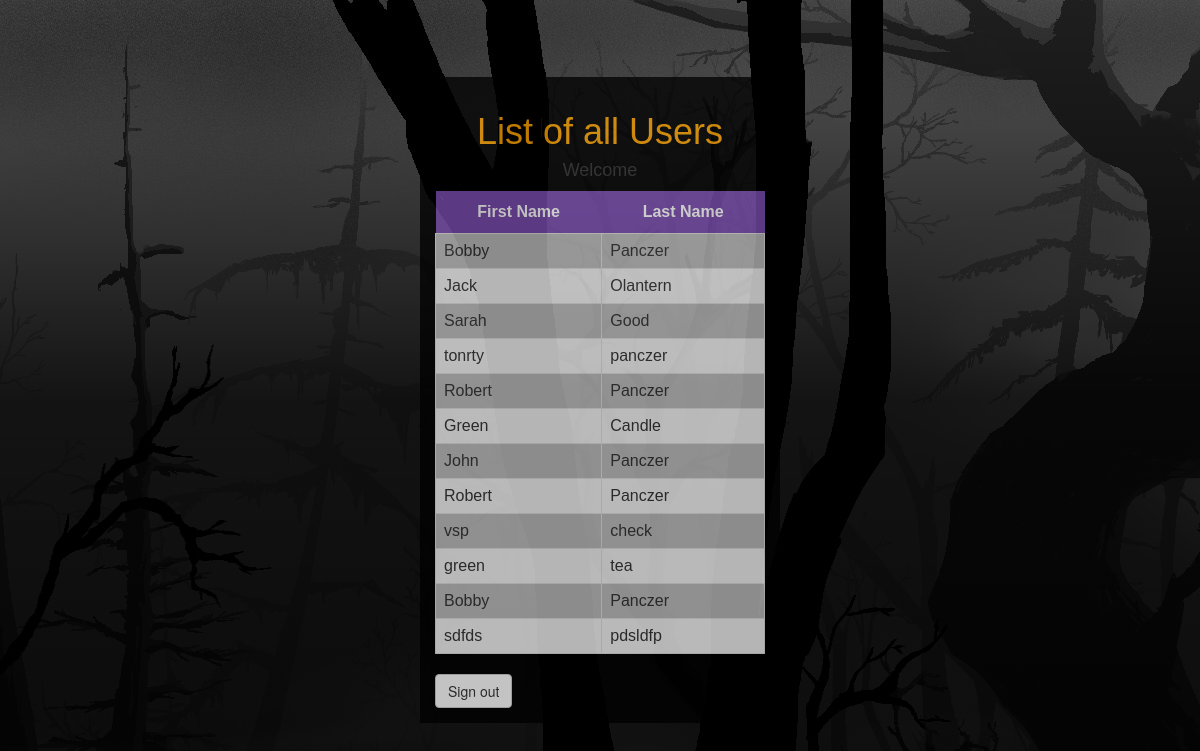
/displayHome, run on an earlier commit of the app's database.
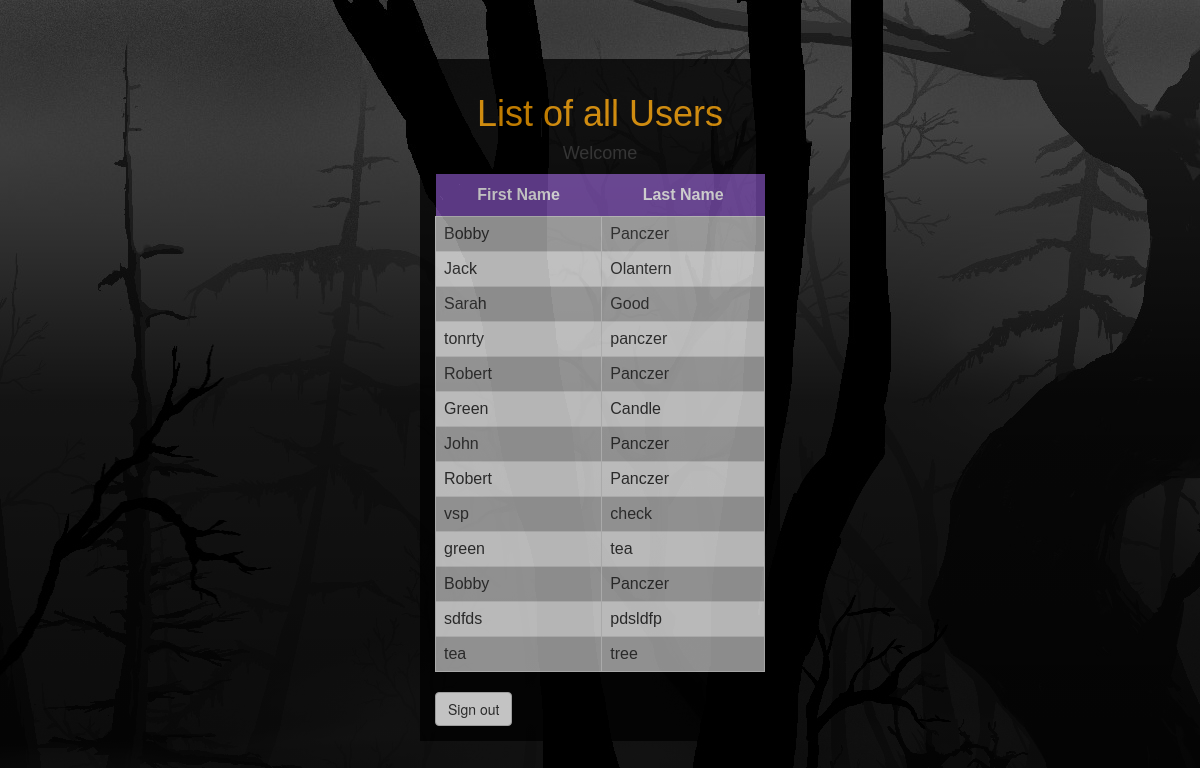
And on a later commit of the database.
### tables this page shows
CREATE TABLE [app_users](
    [username] VARCHAR(150), 
    [firstname] VARCHAR(150), 
    [lastname] VARCHAR(150));

### main.py (the view)
@app.route("/displayHome")
def displayHome():
    userlist = db.connectdb()
    return render_template("home.html", userlist=userlist)

### database.py (called while the page is built)
def connectdb():
    conn = sql.connect('users.db')
    c = conn.cursor()
    qry = "SELECT firstname, lastname FROM app_users"
    c.execute(qry)
    userlist = c.fetchall()
    return userlist

### templates/home.html (shortened to what this page needs)
<html>
        <head>
            <link rel="stylesheet" href="../static/css/bootstrap.css">
            <link rel="stylesheet" type="text/css" href="../static/css/main.css">
        </head>
        <body>
        <div class="Aligner">
            <div class="Aligner-item Aligner-item-style">
                <h1>List of all Users</h1>
                <h4>Welcome {{ username }}</h4>
                <table id="users">
                    <tr>
                        <th>First Name</th>
                        <th>Last Name</th>
                    </tr>
                    {% for row in userlist %}
                    <tr>
                          <td>{{ row[0] }}</td>
                          <td>{{ row[1] }}</td>
                    </tr>
                    {% endfor %}
                </table>
                <a id="btn-signout" role="button" class="btn btn-default btn-left" href="/">Sign out</a>
            </div>
        </div>
        </body>
</html>

### static/css/main.css (style rules this page uses)
h1 { text-align: center; color: orange; font-family: "Trebuchet MS", Arial, Helvetica, sans-serif; }
h4 { text-align: center; font-family: "Trebuchet MS", Arial, Helvetica, sans-serif; }
body { background-color: black; background: linear-gradient(rgba(0, 0, 0, 0.1),rgba(0, 0, 0, 0.8), rgba(0, 0, 0, 0.9)), url("images/woods.jpg"); }
.Aligner { display: flex; align-items: center; justify-content: center; height: 100vh; }
.Aligner-item { max-width: 30%; flex:1; }
.Aligner-item-style { background-color: black; opacity: 0.75; padding: 15px; align-self: center; }
#users { font-family: "Trebuchet MS", Arial, Helvetica, sans-serif; border-collapse: collapse; width: 100%; }
#users td { border: 1px solid #ddd; padding: 8px; }
#users tr:nth-child(even) { background-color: #bbbbbb; }
#users tr:nth-child(odd) { background-color: #f2f2f2; }
#users th { padding-top: 12px; padding-bottom: 12px; text-align: center; background-color: rgb(122, 76, 175); color: white; }
#btn-signout { margin-top: 20px; }

What changed in the data, as far as the page shows it:
added app_users: firstname "tea", lastname "tree"
